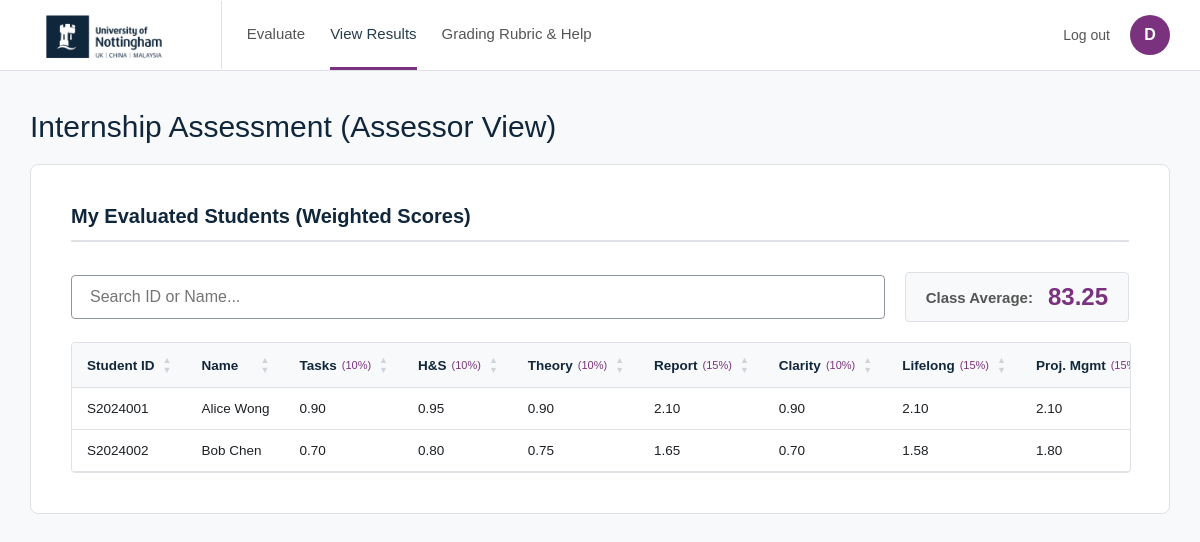
The page /Assessor/submit_marks.php (signed in) on the database as committed earlier.
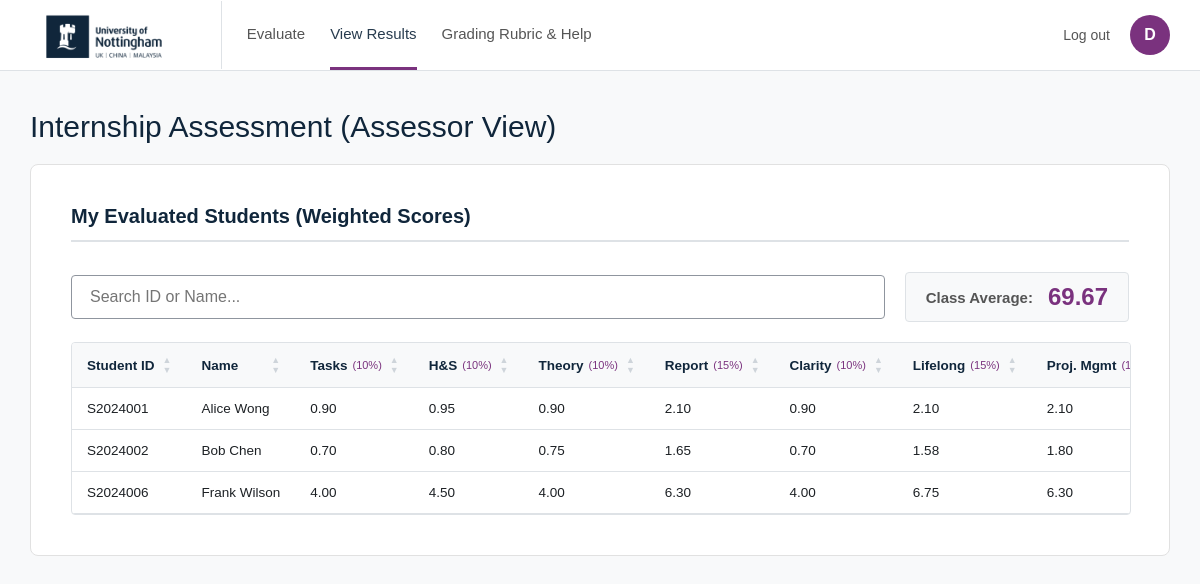
The same page on the database as committed later.
### tables this page shows
CREATE TABLE `Internships` (
  `internship_id` int NOT NULL,
  `student_id` varchar(20) NOT NULL,
  `assessor_id` int NOT NULL,
  `company_name` varchar(150) NOT NULL,
  `other_details` text
);

CREATE TABLE `Students` (
  `student_id` varchar(20) NOT NULL,
  `student_name` varchar(100) NOT NULL,
  `programme` varchar(100) NOT NULL
);

CREATE TABLE `Assessments` (
  `assessment_id` int NOT NULL,
  `internship_id` int NOT NULL,
  `task_score` decimal(5,2) NOT NULL,
  `health_safety_score` decimal(5,2) NOT NULL,
  `connectivity_score` decimal(5,2) NOT NULL,
  `report_score` decimal(5,2) NOT NULL,
  `clarity_score` decimal(5,2) NOT NULL,
  `lifelong_score` decimal(5,2) NOT NULL,
  `project_mgmt_score` decimal(5,2) NOT NULL,
  `time_mgmt_score` decimal(5,2) NOT NULL,
  `total_score` decimal(5,2) NOT NULL,
  `qualitative_comments` text NOT NULL
);

### Assessor/submit_marks.php (the view, shortened to what the changed rows need)
<?php
require_once '../Includes/db_connect.php';
$assessor_id = $_SESSION['user_id'];
$sql_evaluated = "SELECT i.internship_id, s.student_id, s.student_name,
                         a.total_score, a.task_score, a.health_safety_score,
                         a.connectivity_score, a.report_score, a.clarity_score,
                         a.lifelong_score, a.project_mgmt_score, a.time_mgmt_score,
                         a.qualitative_comments
                  FROM Internships i
                  JOIN Students s ON i.student_id = s.student_id
                  JOIN Assessments a ON i.internship_id = a.internship_id
                  WHERE i.assessor_id = :assessor_id
                  ORDER BY s.student_id ASC";
$stmt_evaluated = $pdo->prepare($sql_evaluated);
$stmt_evaluated->execute(['assessor_id' => $assessor_id]);
$evaluated_students = $stmt_evaluated->fetchAll(PDO::FETCH_ASSOC);
$total_students_evaluated = count($evaluated_students);
$average_score = 0;
if ($total_students_evaluated > 0) {
    $sum = 0;
    foreach ($evaluated_students as $student) { $sum += $student['total_score']; }
    $average_score = round($sum / $total_students_evaluated, 2);
}
?>
<!DOCTYPE html>
<html lang="en">
<head>
</head>
<body>
    <div class="moodle-dashboard-container" style="margin-top: 30px;">
        <h1 class="moodle-page-header" style="margin-left: 0;">Internship Assessment (Assessor View)</h1>
        <div class="moodle-card-white">
            <h2 class="section-title">My Evaluated Students (Weighted Scores)</h2>
            <?php if ($total_students_evaluated == 0): ?>
                <input type="text" id="searchInput" class="moodle-search-bar" placeholder="Search ID or Name..." disabled>
                <div style="padding: 30px; text-align: center; color: #666; margin-top:20px;">No students have been evaluated yet.</div>
            <?php else: ?>
                <div class="stats-dashboard">
                    <input type="text" id="searchInput" class="moodle-search-bar" placeholder="Search ID or Name..." onkeyup="filterResults()" style="flex-grow: 1;">
                    <div class="stats-box">
                        <span class="stats-label">Class Average:</span>
                        <span class="stats-value"><?= number_format($average_score, 2) ?></span>
                    </div>
                </div>
                <div class="table-responsive">
                    <table class="moodle-table" id="resultsTable">
                        <thead>
                            <tr>
                                <th onclick="sortTable(0, 'str')"><div class="th-content">Student ID <div class="sort-icons"><span class="up">▲</span><span class="down">▼</span></div></div></th>
                                <th onclick="sortTable(1, 'str')"><div class="th-content">Name <div class="sort-icons"><span class="up">▲</span><span class="down">▼</span></div></div></th>
                                <th onclick="sortTable(2, 'num')"><div class="th-content">Tasks<span class="weight-text">(10%)</span> <div class="sort-icons"><span class="up">▲</span><span class="down">▼</span></div></div></th>
                                <th onclick="sortTable(3, 'num')"><div class="th-content">H&S<span class="weight-text">(10%)</span> <div class="sort-icons"><span class="up">▲</span><span class="down">▼</span></div></div></th>
                                <th onclick="sortTable(4, 'num')"><div class="th-content">Theory<span class="weight-text">(10%)</span> <div class="sort-icons"><span class="up">▲</span><span class="down">▼</span></div></div></th>
                                <th onclick="sortTable(5, 'num')"><div class="th-content">Report<span class="weight-text">(15%)</span> <div class="sort-icons"><span class="up">▲</span><span class="down">▼</span></div></div></th>
                                <th onclick="sortTable(6, 'num')"><div class="th-content">Clarity<span class="weight-text">(10%)</span> <div class="sort-icons"><span class="up">▲</span><span class="down">▼</span></div></div></th>
                                <th onclick="sortTable(7, 'num')"><div class="th-content">Lifelong<span class="weight-text">(15%)</span> <div class="sort-icons"><span class="up">▲</span><span class="down">▼</span></div></div></th>
                                <th onclick="sortTable(8, 'num')"><div class="th-content">Proj. Mgmt<span class="weight-text">(15%)</span> <div class="sort-icons"><span class="up">▲</span><span class="down">▼</span></div></div></th>
                            </tr>
                        </thead>
                        <tbody>
                            <?php foreach($evaluated_students as $row): ?>
                                <tr class="evaluated-row" title="Double-click to view full details and comments"
                                    data-id="<?= htmlspecialchars($row['student_id']) ?>"
                                    data-name="<?= htmlspecialchars($row['student_name']) ?>"
                                    data-task="<?= htmlspecialchars($row['task_score']) ?>"
                                    data-health="<?= htmlspecialchars($row['health_safety_score']) ?>"
                                    data-conn="<?= htmlspecialchars($row['connectivity_score']) ?>"
                                    data-report="<?= htmlspecialchars($row['report_score']) ?>"
                                    data-clarity="<?= htmlspecialchars($row['clarity_score']) ?>"
                                    data-life="<?= htmlspecialchars($row['lifelong_score']) ?>"
                                    data-proj="<?= htmlspecialchars($row['project_mgmt_score']) ?>"
                                    data-time="<?= htmlspecialchars($row['time_mgmt_score']) ?>"
                                    data-total="<?= number_format($row['total_score'], 2) ?>"
                                    data-comments="<?= htmlspecialchars($row['qualitative_comments']) ?>">
                                    <td><?= htmlspecialchars($row['student_id']) ?></td>
                                    <td><?= htmlspecialchars($row['student_name']) ?></td>
                                    <td><?= number_format($row['task_score'] * 0.10, 2) ?></td>
                                    <td><?= number_format($row['health_safety_score'] * 0.10, 2) ?></td>
                                    <td><?= number_format($row['connectivity_score'] * 0.10, 2) ?></td>
                                    <td><?= number_format($row['report_score'] * 0.15, 2) ?></td>
                                    <td><?= number_format($row['clarity_score'] * 0.10, 2) ?></td>
                                    <td><?= number_format($row['lifelong_score'] * 0.15, 2) ?></td>
                                    <td><?= number_format($row['project_mgmt_score'] * 0.15, 2) ?></td>
                                </tr>
                            <?php endforeach; ?>
                        </tbody>
                    </table>
                </div>
            <?php endif; ?>
        </div>
    </div>
</body>
</html>

Rows that differ between the two databases and show on the page:
added internships: student.student_id "S2024006", student.student_name "Frank Wilson", $row['task_score']*0.10 "4.00", $row['health_safety_score']*0.10 "4.50", $row['connectivity_score']*0.10 "4.00", $row['report_score']*0.15 "6.30", $row['clarity_score']*0.10 "4.00", $row['lifelong_score']*0.15 "6.75", $row['project_mgmt_score']*0.15 "6.30"
Other text that changed with them:
$average_score: "83.25" → "69.67"
